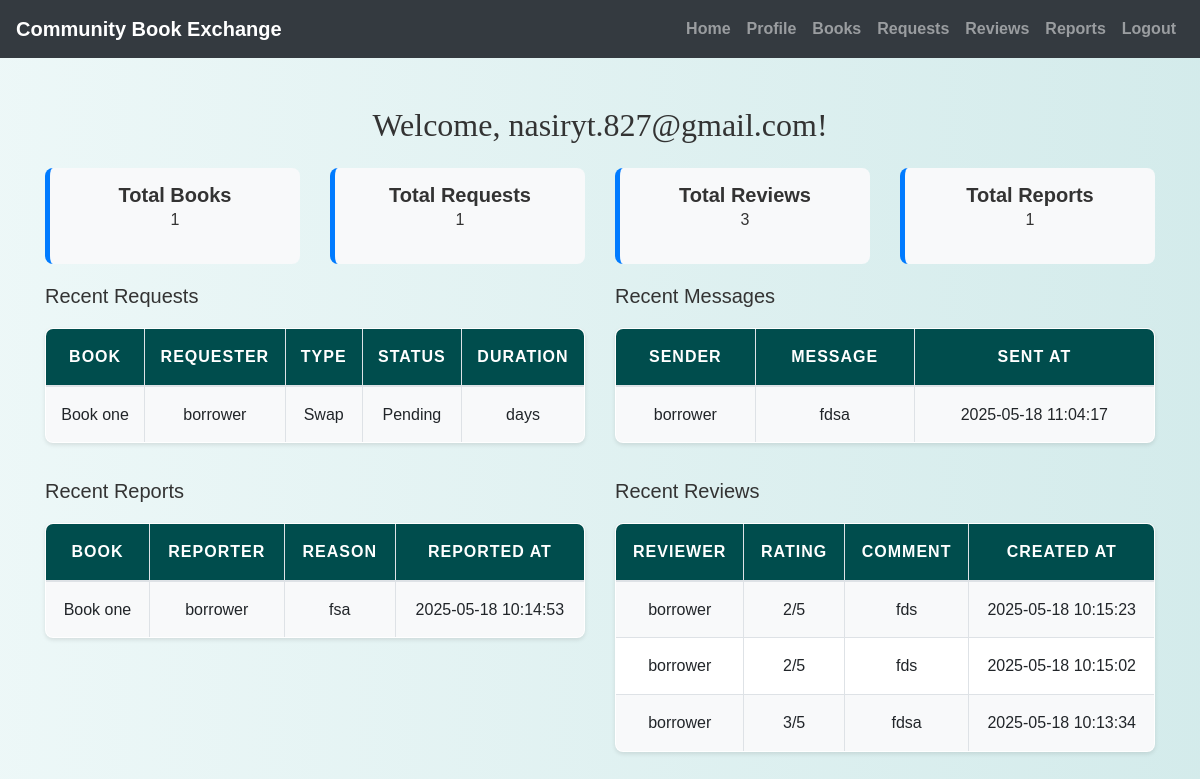
/owner/owner_dashboard.php (signed in), run on the app's committed database.
### tables this page shows
CREATE TABLE `requests` (
  `id` int(11) NOT NULL,
  `book_id` int(11) NOT NULL,
  `requester_id` int(11) NOT NULL,
  `type` enum('Borrow','Swap') NOT NULL,
  `status` enum('Pending','Accepted','Declined','Returned') DEFAULT 'Pending',
  `borrow_duration` int(11) DEFAULT NULL,
  `requested_at` datetime DEFAULT current_timestamp()
);

CREATE TABLE `books` (
  `id` int(11) NOT NULL,
  `user_id` int(11) NOT NULL,
  `picture` varchar(255) DEFAULT NULL,
  `title` varchar(255) NOT NULL,
  `author` varchar(255) NOT NULL,
  `genre` varchar(100) NOT NULL,
  `condition` varchar(50) NOT NULL,
  `location` varchar(255) DEFAULT NULL,
  `status` enum('Available','Lent Out','Reserved') DEFAULT 'Available',
  `description` text DEFAULT NULL,
  `created_at` datetime DEFAULT current_timestamp()
);

CREATE TABLE `users` (
  `id` int(11) NOT NULL,
  `username` varchar(50) NOT NULL,
  `password` varchar(255) NOT NULL,
  `email` varchar(100) NOT NULL,
  `phone` varchar(20) NOT NULL,
  `age` int(11) DEFAULT NULL,
  `bio` text DEFAULT NULL,
  `user_type` varchar(50) DEFAULT NULL,
  `profile_picture` varchar(255) DEFAULT NULL
);

CREATE TABLE `messages` (
  `id` int(11) NOT NULL,
  `request_id` int(11) NOT NULL,
  `sender_id` int(11) NOT NULL,
  `content` text NOT NULL,
  `sent_at` datetime DEFAULT current_timestamp()
);

CREATE TABLE `reports` (
  `id` int(11) NOT NULL,
  `book_id` int(11) NOT NULL,
  `reporter_id` int(11) NOT NULL,
  `reason` text DEFAULT NULL,
  `reported_at` datetime DEFAULT current_timestamp()
);

CREATE TABLE `reviews` (
  `id` int(11) NOT NULL,
  `reviewer_id` int(11) NOT NULL,
  `reviewee_id` int(11) NOT NULL,
  `rating` int(11) NOT NULL CHECK (`rating` between 1 and 5),
  `comment` text DEFAULT NULL,
  `created_at` datetime DEFAULT current_timestamp()
);

### owner/owner_dashboard.php (the view, shortened to what this page needs)
<?php
include('config.php');
$owner_id = $_SESSION["id"];
$totalBooks = mysqli_fetch_assoc(mysqli_query($conn, "SELECT COUNT(*) AS total FROM books WHERE user_id = $owner_id"))['total'];
$totalRequests = mysqli_fetch_assoc(mysqli_query($conn, "
    SELECT COUNT(*) AS total FROM requests r
    JOIN books b ON r.book_id = b.id
    WHERE b.user_id = $owner_id
"))['total'];
$totalReviews = mysqli_fetch_assoc(mysqli_query($conn, "
    SELECT COUNT(*) AS total FROM reviews WHERE reviewee_id = $owner_id
"))['total'];
$totalReports = mysqli_fetch_assoc(mysqli_query($conn, "
    SELECT COUNT(*) AS total FROM reports rep
    JOIN books b ON rep.book_id = b.id
    WHERE b.user_id = $owner_id
"))['total'];
$recentRequests = mysqli_query($conn, "
    SELECT r.*, b.title, u.username AS requester
    FROM requests r
    JOIN books b ON r.book_id = b.id
    JOIN users u ON r.requester_id = u.id
    WHERE b.user_id = $owner_id
    ORDER BY r.requested_at DESC
    LIMIT 5
");
$recentMessages = mysqli_query($conn, "
    SELECT m.*, u.username AS sender
    FROM messages m
    JOIN requests r ON m.request_id = r.id
    JOIN books b ON r.book_id = b.id
    JOIN users u ON m.sender_id = u.id
    WHERE b.user_id = $owner_id
    ORDER BY m.sent_at DESC
    LIMIT 5
");
$recentReports = mysqli_query($conn, "
    SELECT rep.*, b.title, u.username AS reporter
    FROM reports rep
    JOIN books b ON rep.book_id = b.id
    JOIN users u ON rep.reporter_id = u.id
    WHERE b.user_id = $owner_id
    ORDER BY rep.reported_at DESC
    LIMIT 5
");
$recentReviews = mysqli_query($conn, "
    SELECT r.*, u.username AS reviewer
    FROM reviews r
    JOIN users u ON r.reviewer_id = u.id
    WHERE r.reviewee_id = $owner_id
    ORDER BY r.created_at DESC
    LIMIT 5
");
?>
<!DOCTYPE html>
<html>
<head>
    <link rel="stylesheet" href="https://maxcdn.bootstrapcdn.com/bootstrap/4.5.2/css/bootstrap.min.css">
    <link rel="stylesheet" href="./css/style.css">
</head>
<body>
<?php include('navbar.php'); ?>
<div class="container mt-5 mb-5">
    <h2 class="text-center mb-4">Welcome, <?= htmlspecialchars($_SESSION["email"]) ?>!</h2>
    <div class="row text-center">
        <div class="col-md-3">
            <div class="card-summary">
                <h5>Total Books</h5>
                <p><?= $totalBooks ?></p>
            </div>
        </div>
        <div class="col-md-3">
            <div class="card-summary">
                <h5>Total Requests</h5>
                <p><?= $totalRequests ?></p>
            </div>
        </div>
        <div class="col-md-3">
            <div class="card-summary">
                <h5>Total Reviews</h5>
                <p><?= $totalReviews ?></p>
            </div>
        </div>
        <div class="col-md-3">
            <div class="card-summary">
                <h5>Total Reports</h5>
                <p><?= $totalReports ?></p>
            </div>
        </div>
    </div>
    <div class="dashboard-grid">
        <div class="row">
            <div class="col-md-6">
                <h5>Recent Requests</h5>
                <table class="table table-bordered">
                    <thead>
                        <tr>
                            <th>Book</th>
                            <th>Requester</th>
                            <th>Type</th>
                            <th>Status</th>
                            <th>Duration</th>
                        </tr>
                    </thead>
                    <tbody>
                        <?php while($r = mysqli_fetch_assoc($recentRequests)) { ?>
                        <tr>
                            <td><?= htmlspecialchars($r['title']) ?></td>
                            <td><?= htmlspecialchars($r['requester']) ?></td>
                            <td><?= $r['type'] ?></td>
                            <td><?= $r['status'] ?></td>
                            <td><?= $r['borrow_duration'] ?> days</td>
                        </tr>
                        <?php } ?>
                    </tbody>
                </table>
            </div>
            <div class="col-md-6">
                <h5>Recent Messages</h5>
                <table class="table table-bordered">
                    <thead>
                        <tr>
                            <th>Sender</th>
                            <th>Message</th>
                            <th>Sent At</th>
                        </tr>
                    </thead>
                    <tbody>
                        <?php while($m = mysqli_fetch_assoc($recentMessages)) { ?>
                        <tr>
                            <td><?= htmlspecialchars($m['sender']) ?></td>
                            <td><?= htmlspecialchars($m['content']) ?></td>
                            <td><?= $m['sent_at'] ?></td>
                        </tr>
                        <?php } ?>
                    </tbody>
                </table>
            </div>
        </div>
        <div class="row">
            <div class="col-md-6">
                <h5>Recent Reports</h5>
                <table class="table table-bordered">
                    <thead>
                        <tr>
                            <th>Book</th>
                            <th>Reporter</th>
                            <th>Reason</th>
                            <th>Reported At</th>
                        </tr>
                    </thead>
                    <tbody>
                        <?php while($rep = mysqli_fetch_assoc($recentReports)) { ?>
                        <tr>
                            <td><?= htmlspecialchars($rep['title']) ?></td>
                            <td><?= htmlspecialchars($rep['reporter']) ?></td>
                            <td><?= htmlspecialchars($rep['reason']) ?></td>
                            <td><?= $rep['reported_at'] ?></td>
                        </tr>
                        <?php } ?>
                    </tbody>
                </table>
            </div>
            <div class="col-md-6">
                <h5>Recent Reviews</h5>
                <table class="table table-bordered">
                    <thead>
                        <tr>
                            <th>Reviewer</th>
                            <th>Rating</th>
                            <th>Comment</th>
                            <th>Created At</th>
                        </tr>
                    </thead>
                    <tbody>
                        <?php while($rev = mysqli_fetch_assoc($recentReviews)) { ?>
                        <tr>
                            <td><?= htmlspecialchars($rev['reviewer']) ?></td>
                            <td><?= $rev['rating'] ?>/5</td>
                            <td><?= htmlspecialchars($rev['comment']) ?></td>
                            <td><?= $rev['created_at'] ?></td>
                        </tr>
                        <?php } ?>
                    </tbody>
                </table>
            </div>
        </div>
    </div>
</div>
</body>
</html>

### owner/css/style.css (style rules this page uses)
body { background: linear-gradient(90deg, rgba(233, 246, 246, 0.831), rgba(207, 233, 233, 0.9)); font-family: 'Arial', sans-serif; color: #333; line-height: 1.6; }
h1, h2, h3, h4 { text-align: center; margin-top: 30px; margin-bottom: 30px; font-family: 'Georgia', serif; }
.container { margin-bottom: 40px; }
.table { width: 100%; border-collapse: collapse; margin-top: 20px; font-size: 16px; background-color: #ffffff; border-radius: 8px; overflow: hidden; box-shadow: 0 2px 4px rgba(0, 0, 0, 0.1); }
.table th, .table td { padding: 15px; border: 1px solid #dee2e6; text-align: center; }
.table thead th { background-color: #004d4d; color: white; font-weight: bold; text-transform: uppercase; letter-spacing: 1px; }
.table tbody tr:nth-child(odd) { background-color: #f8f9fa; }

### owner/owner_dashboard.php (style rules this page uses)
.card-summary { border-left: 5px solid #007bff; background: #f8f9fa; padding: 15px; margin-bottom: 20px; border-radius: 8px; }
.card-summary h5 { margin: 0; font-weight: bold; }
.dashboard-grid { gap: 20px; }
.dashboard-grid .row { margin-bottom: 20px; }
.dashboard-grid .row:last-child { margin-bottom: 0; }
table { font-size: 14px; }

### data on the page
requests: book.title "Book one", requester.username "borrower", type "Swap", status "Pending"
messages: sender.username "borrower", content "fdsa", sent_at "2025-05-18 11:04:17"
reports: book.title "Book one", reporter.username "borrower", reason "fsa", reported_at "2025-05-18 10:14:53"
reviews: reviewer.username "borrower", rating "2", comment "fds", created_at "2025-05-18 10:15:23"
reviews: reviewer.username "borrower", rating "2", comment "fds", created_at "2025-05-18 10:15:02"
reviews: reviewer.username "borrower", rating "3", comment "fdsa", created_at "2025-05-18 10:13:34"

### other printed values
$_SESSION["email"] "nasiryt.827@gmail.com"
$totalBooks "1"
$totalRequests "1"
$totalReviews "3"
$totalReports "1"
